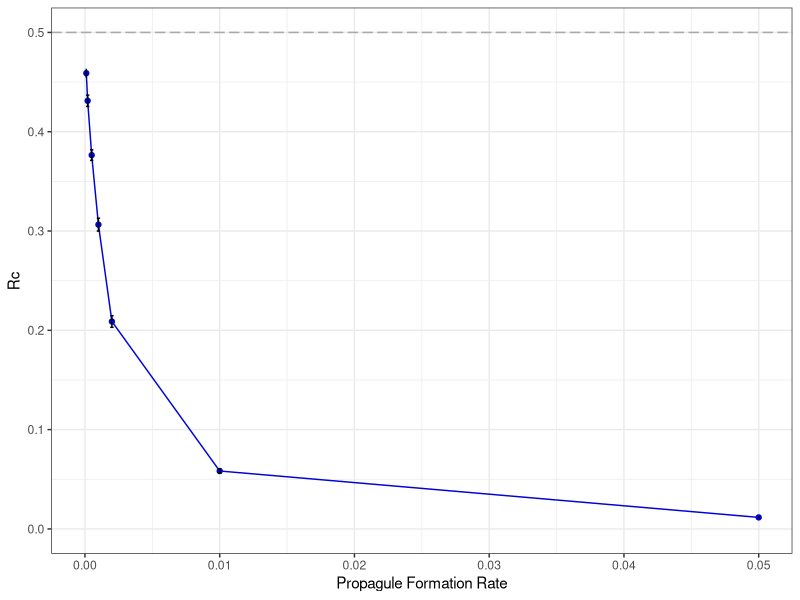
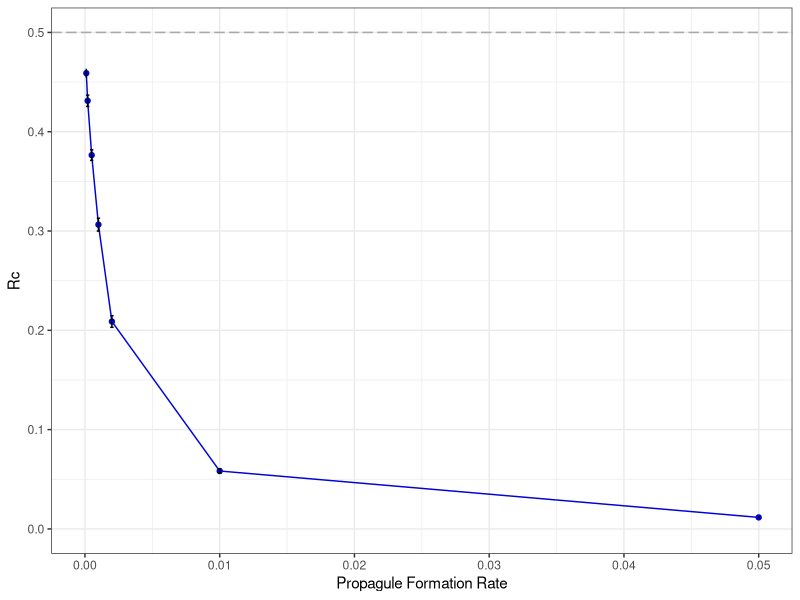

Write R code to recreate these figures, in order.
# Analyzer for well-mixed simulations

library(tidyverse)
library(patchwork)
library(plotrix)

data <- read.csv(file.path("Data", "1-well-mixed", "wellm_results.csv"))

# Something to check standard error bars
serrors <- aggregate(Relative_concentration ~ prop_break_rate, data = data,
        FUN = function(x) c(mean = mean(x), se = std.error(x)))
# Join this to the rest of the data


ggplot(
    data = data,
    mapping = aes(x = prop_break_rate, y = Relative_concentration)
) +
    geom_hline(yintercept = 0.5, linetype = "longdash", color="darkgrey") +
    geom_point(stat = "summary", fun="mean", color="#0005D5", width=0.0005) +
    #geom_point(color="#0005D5") +
    geom_path(stat = "summary", fun="mean", color="#0005D5") +
    stat_summary(fun.data = "mean_se", geom="errorbar", width=0.00025) +
    #geom_errorbar(stat="summary",
    #fun.ymin=function(x) {mean(x)-sd(x)/sqrt(length(x))},
    #fun.ymax=function(x) {mean(x)+sd(x)/sqrt(length(x))},
    #width = 0.01, linewidth = 0.5) +
    labs(
        x = "Propagule Formation Rate",
        y = "Rc",
    ) +
    xlim(0,0.05) + ylim(0, 0.5) + theme_bw()
    ggsave(file.path("Analysis", "Figures", "wellm_graph.svg"), width = 4, height = 4)
